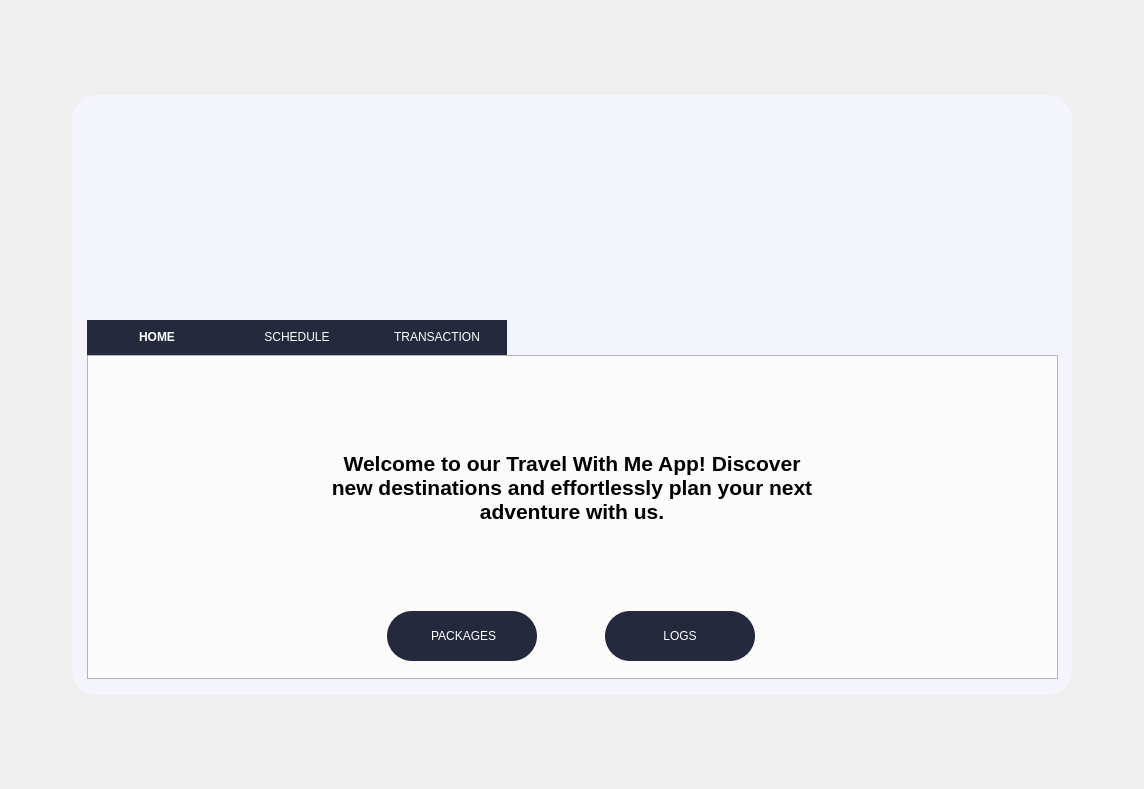
<?xml version="1.0" encoding="UTF-8"?>
<ui version="4.0">
 <class>MAIN</class>
 <widget class="QMainWindow" name="MAIN">
  <property name="geometry">
   <rect>
    <x>0</x>
    <y>0</y>
    <width>1144</width>
    <height>789</height>
   </rect>
  </property>
  <property name="minimumSize">
   <size>
    <width>1000</width>
    <height>600</height>
   </size>
  </property>
  <property name="windowTitle">
   <string>Travel With Me</string>
  </property>
  <property name="styleSheet">
   <string notr="true">QMainWindow {
    border-image: url(:/img/BGMAIN.jpg);
}

QTabWidget::tab-bar {
    alignment: center;
}

QTabBar::tab {
    background-color: #24293E;
    color: white;
    padding: 10px;
    min-width: 120px;
    border-bottom: 1px solid #24293E;
}

QTabBar::tab:selected {
    font-weight: bold;
}

QTabWidget::pane {
    background-color: #FFFFFF;
}

#frame_2 {
    border-radius: 25px;
    background-color: #f4f5fc;
}

#bgmode {
    background-color: transparent;
    background: transparent;
    border: transparent;
}

#logoutbtn {
    background-color: transparent;
    background: transparent;
    border: transparent;
}

#frame,
#frame_3,
#frame_4 {
    background: qlineargradient(spread:pad, x1:0, y1:1, x2:1, y2:0,
            stop:0 #f4f5fc,
            stop:0.25 #eaebf0,
            stop:0.5 #e0e0e4,
            stop:0.75 #d6d6d8,
            stop:1 #cccccc);
    border-radius: 5px;
}

#framebg {
    background: #f4f5fc;
    border-radius: 25px;
}

#packagesbtn,
#logsbtn {
    border-radius: 25px;
    color: white;
    background-color: #24293e;
}

#label_3,
#Label_4 {
    height: 256px;
    width: 200px;
}

/* General QCalendarWidget Style */
QCalendarWidget {
    background-color: #ffffff;
    border: 1px solid #cccccc;
    border-radius: 8px;
    font-family: &quot;Segoe UI&quot;, &quot;Arial&quot;, sans-serif;
    font-size: 14px;
    color: #333333;
}

/* Navigation Bar */
QCalendarWidget QToolButton {
    color: #ffffff;
    background-color: #24293E;
    border: none;
    border-radius: 4px;
    padding: 5px;
}

QCalendarWidget QToolButton:hover {
    font-style: bold;
}

QCalendarWidget QToolButton::disabled {
    background-color: #9E9E9E;
}

/* Header (Month/Year) */
QCalendarWidget QWidget#qt_calendar_navigationbar {
    background-color: #24293E;
    color: #ffffff;
    border-top-left-radius: 8px;
    border-top-right-radius: 8px;
}

QCalendarWidget QToolButton::menu-indicator {
    image: none;
}

/* Day Headers (e.g., Mon, Tue) */
QCalendarWidget QTableView {
    border: none;
}

QCalendarWidget QHeaderView::section {
    color: #333333;
    background-color: #f2f2f2;
    border: none;
    padding: 5px;
}

/* Day Cells */
QCalendarWidget QTableView::item {
    border: none;
    padding: 5px;
}

QCalendarWidget QTableView::item:selected {
    background-color: #4CAF50;
    color: #ffffff;
}

QCalendarWidget QTableView::item:hover {
    background-color: #a5d6a7;
    color: #333333;
}

/* Today Highlight */
QCalendarWidget QWidget#qt_calendar_today {
    border: 1px solid #4CAF50;
    background-color: #ffffff;
    color: #4CAF50;
    border-radius: 4px;
}

QCalendarWidget QWidget#qt_calendar_today::hover {
    background-color: #e8f5e9;
    border: 1px solid #4CAF50;
}

/* Navigation Buttons */
QCalendarWidget QToolButton::left-arrow {
    image: url(:/icons/left-arrow.png);
    /* Ensure you have an appropriate icon */
}

QCalendarWidget QToolButton::right-arrow {
    image: url(:/icons/right-arrow.png);
    /* Ensure you have an appropriate icon */
}

QCalendarWidget {
    border: 1px solid black;
}

#addbtn,
#editbtn,
#delbtn {
    border-radius: 25px;
    color: white;
    background-color: #24293e;
    padding-top: 20px;
    padding-bottom: 20px;
}

QTableWidget {
    border: 1px solid #dcdcdc;
    border-radius: 10px;
    background-color: #f8f8f8;
    font-size: 14px;
    font-family: Arial, Helvetica, sans-serif;
    color: #333333;
}

QTableWidget::item:selected {
    background-color: #00aaff;
    color: #ffffff;
}

QHeaderView::section {
    background-color: #e0e0e0;
    color: #333333;
    padding: 8px;
    border: none;
    border-bottom: 1px solid #dcdcdc;
}

QHeaderView::section:horizontal {
    border-right: 1px solid #dcdcdc;
}

QTableCornerButton::section {
    background-color: #e0e0e0;
    border: none;
    border-bottom: 1px solid #dcdcdc;
    border-right: 1px solid #dcdcdc;
}

QScrollBar:vertical {
    background: #f8f8f8;
    width: 15px;
    margin: 0px 3px 0px 3px;
    border-radius: 4px;
}

QScrollBar::handle:vertical {
    background: #c0c0c0;
    min-height: 20px;
    border-radius: 4px;
}

QScrollBar::add-line:vertical,
QScrollBar::sub-line:vertical {
    height: 0;
}

QScrollBar::add-page:vertical,
QScrollBar::sub-page:vertical {
    background: none;
}

QScrollBar:horizontal {
    background: #f8f8f8;
    height: 15px;
    margin: 3px 0px 3px 0px;
    border-radius: 4px;
}

QScrollBar::handle:horizontal {
    background: #c0c0c0;
    min-width: 20px;
    border-radius: 4px;
}

QScrollBar::add-line:horizontal,
QScrollBar::sub-line:horizontal {
    width: 0;
}

QScrollBar::add-page:horizontal,
QScrollBar::sub-page:horizontal {
    background: none;
}
</string>
  </property>
  <widget class="QWidget" name="centralwidget">
   <layout class="QGridLayout" name="gridLayout">
    <item row="1" column="0">
     <spacer name="horizontalSpacer_2">
      <property name="orientation">
       <enum>Qt::Horizontal</enum>
      </property>
      <property name="sizeHint" stdset="0">
       <size>
        <width>40</width>
        <height>20</height>
       </size>
      </property>
     </spacer>
    </item>
    <item row="1" column="3">
     <spacer name="horizontalSpacer">
      <property name="orientation">
       <enum>Qt::Horizontal</enum>
      </property>
      <property name="sizeHint" stdset="0">
       <size>
        <width>40</width>
        <height>20</height>
       </size>
      </property>
     </spacer>
    </item>
    <item row="2" column="1">
     <spacer name="verticalSpacer">
      <property name="orientation">
       <enum>Qt::Vertical</enum>
      </property>
      <property name="sizeHint" stdset="0">
       <size>
        <width>20</width>
        <height>40</height>
       </size>
      </property>
     </spacer>
    </item>
    <item row="0" column="2">
     <spacer name="verticalSpacer_4">
      <property name="orientation">
       <enum>Qt::Vertical</enum>
      </property>
      <property name="sizeHint" stdset="0">
       <size>
        <width>20</width>
        <height>40</height>
       </size>
      </property>
     </spacer>
    </item>
    <item row="2" column="2">
     <spacer name="verticalSpacer_2">
      <property name="orientation">
       <enum>Qt::Vertical</enum>
      </property>
      <property name="sizeHint" stdset="0">
       <size>
        <width>20</width>
        <height>40</height>
       </size>
      </property>
     </spacer>
    </item>
    <item row="1" column="1" colspan="2">
     <widget class="QFrame" name="framebg">
      <property name="sizePolicy">
       <sizepolicy hsizetype="Expanding" vsizetype="Expanding">
        <horstretch>0</horstretch>
        <verstretch>0</verstretch>
       </sizepolicy>
      </property>
      <property name="minimumSize">
       <size>
        <width>1000</width>
        <height>600</height>
       </size>
      </property>
      <property name="maximumSize">
       <size>
        <width>16777215</width>
        <height>16777215</height>
       </size>
      </property>
      <property name="mouseTracking">
       <bool>false</bool>
      </property>
      <property name="styleSheet">
       <string notr="true"/>
      </property>
      <property name="frameShape">
       <enum>QFrame::StyledPanel</enum>
      </property>
      <property name="frameShadow">
       <enum>QFrame::Raised</enum>
      </property>
      <widget class="QLabel" name="label">
       <property name="geometry">
        <rect>
         <x>20</x>
         <y>40</y>
         <width>950</width>
         <height>161</height>
        </rect>
       </property>
       <property name="maximumSize">
        <size>
         <width>950</width>
         <height>200</height>
        </size>
       </property>
       <property name="text">
        <string/>
       </property>
       <property name="pixmap">
        <pixmap resource="../icons/icons.qrc">:/img/BGL.png</pixmap>
       </property>
      </widget>
      <widget class="QTabWidget" name="tabWidget">
       <property name="geometry">
        <rect>
         <x>15</x>
         <y>225</y>
         <width>971</width>
         <height>360</height>
        </rect>
       </property>
       <property name="sizePolicy">
        <sizepolicy hsizetype="Preferred" vsizetype="Preferred">
         <horstretch>0</horstretch>
         <verstretch>0</verstretch>
        </sizepolicy>
       </property>
       <property name="minimumSize">
        <size>
         <width>971</width>
         <height>360</height>
        </size>
       </property>
       <property name="maximumSize">
        <size>
         <width>971</width>
         <height>360</height>
        </size>
       </property>
       <property name="styleSheet">
        <string notr="true"/>
       </property>
       <property name="currentIndex">
        <number>0</number>
       </property>
       <widget class="QWidget" name="home">
        <attribute name="title">
         <string>HOME</string>
        </attribute>
        <layout class="QHBoxLayout" name="horizontalLayout_2" stretch="0">
         <property name="spacing">
          <number>0</number>
         </property>
         <property name="sizeConstraint">
          <enum>QLayout::SetDefaultConstraint</enum>
         </property>
         <property name="leftMargin">
          <number>0</number>
         </property>
         <property name="topMargin">
          <number>0</number>
         </property>
         <property name="rightMargin">
          <number>0</number>
         </property>
         <property name="bottomMargin">
          <number>0</number>
         </property>
         <item>
          <widget class="QFrame" name="frame">
           <property name="sizePolicy">
            <sizepolicy hsizetype="Preferred" vsizetype="Preferred">
             <horstretch>0</horstretch>
             <verstretch>0</verstretch>
            </sizepolicy>
           </property>
           <property name="minimumSize">
            <size>
             <width>0</width>
             <height>0</height>
            </size>
           </property>
           <property name="maximumSize">
            <size>
             <width>970</width>
             <height>340</height>
            </size>
           </property>
           <property name="frameShape">
            <enum>QFrame::StyledPanel</enum>
           </property>
           <property name="frameShadow">
            <enum>QFrame::Raised</enum>
           </property>
           <layout class="QGridLayout" name="gridLayout_4">
            <item row="0" column="0">
             <layout class="QGridLayout" name="gridLayout_2">
              <property name="spacing">
               <number>0</number>
              </property>
              <item row="0" column="1">
               <widget class="QLabel" name="label_2">
                <property name="font">
                 <font>
                  <pointsize>16</pointsize>
                  <weight>75</weight>
                  <bold>true</bold>
                 </font>
                </property>
                <property name="text">
                 <string>Welcome to our Travel With Me App! Discover new destinations and effortlessly plan your next adventure with us.</string>
                </property>
                <property name="textFormat">
                 <enum>Qt::AutoText</enum>
                </property>
                <property name="alignment">
                 <set>Qt::AlignCenter</set>
                </property>
                <property name="wordWrap">
                 <bool>true</bool>
                </property>
               </widget>
              </item>
              <item row="0" column="0" rowspan="2">
               <widget class="QLabel" name="label_3">
                <property name="maximumSize">
                 <size>
                  <width>300</width>
                  <height>16777215</height>
                 </size>
                </property>
                <property name="text">
                 <string/>
                </property>
                <property name="pixmap">
                 <pixmap resource="../icons/icons.qrc">:/img/256X256LOGO.png</pixmap>
                </property>
                <property name="alignment">
                 <set>Qt::AlignCenter</set>
                </property>
               </widget>
              </item>
              <item row="0" column="2" rowspan="2">
               <widget class="QLabel" name="label_4">
                <property name="text">
                 <string/>
                </property>
                <property name="pixmap">
                 <pixmap resource="../icons/icons.qrc">:/img/256LOGO2.png</pixmap>
                </property>
                <property name="alignment">
                 <set>Qt::AlignCenter</set>
                </property>
               </widget>
              </item>
              <item row="1" column="1">
               <layout class="QHBoxLayout" name="horizontalLayout_5" stretch="0,0">
                <property name="spacing">
                 <number>1</number>
                </property>
                <property name="sizeConstraint">
                 <enum>QLayout::SetDefaultConstraint</enum>
                </property>
                <property name="bottomMargin">
                 <number>10</number>
                </property>
                <item>
                 <widget class="QPushButton" name="packagesbtn">
                  <property name="sizePolicy">
                   <sizepolicy hsizetype="Minimum" vsizetype="Fixed">
                    <horstretch>0</horstretch>
                    <verstretch>0</verstretch>
                   </sizepolicy>
                  </property>
                  <property name="minimumSize">
                   <size>
                    <width>150</width>
                    <height>50</height>
                   </size>
                  </property>
                  <property name="maximumSize">
                   <size>
                    <width>150</width>
                    <height>50</height>
                   </size>
                  </property>
                  <property name="text">
                   <string> PACKAGES</string>
                  </property>
                 </widget>
                </item>
                <item>
                 <widget class="QPushButton" name="logsbtn">
                  <property name="minimumSize">
                   <size>
                    <width>150</width>
                    <height>50</height>
                   </size>
                  </property>
                  <property name="maximumSize">
                   <size>
                    <width>150</width>
                    <height>50</height>
                   </size>
                  </property>
                  <property name="text">
                   <string>LOGS</string>
                  </property>
                 </widget>
                </item>
               </layout>
              </item>
             </layout>
            </item>
           </layout>
          </widget>
         </item>
        </layout>
       </widget>
       <widget class="QWidget" name="schedule">
        <attribute name="title">
         <string>SCHEDULE</string>
        </attribute>
        <layout class="QHBoxLayout" name="horizontalLayout_3">
         <property name="spacing">
          <number>0</number>
         </property>
         <property name="leftMargin">
          <number>0</number>
         </property>
         <property name="topMargin">
          <number>0</number>
         </property>
         <property name="rightMargin">
          <number>0</number>
         </property>
         <property name="bottomMargin">
          <number>0</number>
         </property>
         <item>
          <widget class="QFrame" name="frame_4">
           <property name="styleSheet">
            <string notr="true"/>
           </property>
           <property name="frameShape">
            <enum>QFrame::StyledPanel</enum>
           </property>
           <property name="frameShadow">
            <enum>QFrame::Raised</enum>
           </property>
           <layout class="QGridLayout" name="gridLayout_5">
            <item row="0" column="0">
             <layout class="QHBoxLayout" name="horizontalLayout_6">
              <item>
               <widget class="QCalendarWidget" name="calendarWidget">
                <property name="sizePolicy">
                 <sizepolicy hsizetype="Preferred" vsizetype="Preferred">
                  <horstretch>0</horstretch>
                  <verstretch>0</verstretch>
                 </sizepolicy>
                </property>
                <property name="minimumSize">
                 <size>
                  <width>50</width>
                  <height>50</height>
                 </size>
                </property>
                <property name="maximumSize">
                 <size>
                  <width>500</width>
                  <height>16777215</height>
                 </size>
                </property>
                <property name="cursor">
                 <cursorShape>ArrowCursor</cursorShape>
                </property>
                <property name="contextMenuPolicy">
                 <enum>Qt::DefaultContextMenu</enum>
                </property>
                <property name="layoutDirection">
                 <enum>Qt::LeftToRight</enum>
                </property>
                <property name="autoFillBackground">
                 <bool>false</bool>
                </property>
                <property name="locale">
                 <locale language="English" country="Philippines"/>
                </property>
                <property name="inputMethodHints">
                 <set>Qt::ImhNone</set>
                </property>
                <property name="firstDayOfWeek">
                 <enum>Qt::Sunday</enum>
                </property>
                <property name="gridVisible">
                 <bool>false</bool>
                </property>
                <property name="selectionMode">
                 <enum>QCalendarWidget::SingleSelection</enum>
                </property>
                <property name="horizontalHeaderFormat">
                 <enum>QCalendarWidget::SingleLetterDayNames</enum>
                </property>
                <property name="verticalHeaderFormat">
                 <enum>QCalendarWidget::NoVerticalHeader</enum>
                </property>
                <property name="navigationBarVisible">
                 <bool>true</bool>
                </property>
                <property name="dateEditEnabled">
                 <bool>false</bool>
                </property>
               </widget>
              </item>
              <item>
               <widget class="QScrollArea" name="scrollArea">
                <property name="widgetResizable">
                 <bool>true</bool>
                </property>
                <widget class="QWidget" name="scrollcontent">
                 <property name="geometry">
                  <rect>
                   <x>0</x>
                   <y>0</y>
                   <width>470</width>
                   <height>304</height>
                  </rect>
                 </property>
                 <layout class="QGridLayout" name="gridLayout_6">
                  <item row="0" column="0">
                   <widget class="QFrame" name="profileframe">
                    <property name="frameShape">
                     <enum>QFrame::StyledPanel</enum>
                    </property>
                    <property name="frameShadow">
                     <enum>QFrame::Raised</enum>
                    </property>
                    <layout class="QGridLayout" name="gridLayout_7"/>
                   </widget>
                  </item>
                 </layout>
                </widget>
               </widget>
              </item>
             </layout>
            </item>
           </layout>
          </widget>
         </item>
        </layout>
       </widget>
       <widget class="QWidget" name="transaction">
        <attribute name="title">
         <string>TRANSACTION</string>
        </attribute>
        <layout class="QHBoxLayout" name="horizontalLayout_7">
         <property name="spacing">
          <number>0</number>
         </property>
         <property name="leftMargin">
          <number>0</number>
         </property>
         <property name="topMargin">
          <number>0</number>
         </property>
         <property name="rightMargin">
          <number>0</number>
         </property>
         <property name="bottomMargin">
          <number>0</number>
         </property>
         <item>
          <widget class="QFrame" name="frame_3">
           <property name="frameShape">
            <enum>QFrame::StyledPanel</enum>
           </property>
           <property name="frameShadow">
            <enum>QFrame::Raised</enum>
           </property>
           <layout class="QGridLayout" name="gridLayout_3">
            <property name="leftMargin">
             <number>0</number>
            </property>
            <property name="topMargin">
             <number>0</number>
            </property>
            <property name="rightMargin">
             <number>0</number>
            </property>
            <property name="bottomMargin">
             <number>0</number>
            </property>
            <property name="spacing">
             <number>0</number>
            </property>
            <item row="0" column="0">
             <widget class="QTableWidget" name="tableWidget">
              <property name="styleSheet">
               <string notr="true"/>
              </property>
              <property name="gridStyle">
               <enum>Qt::SolidLine</enum>
              </property>
              <property name="wordWrap">
               <bool>false</bool>
              </property>
              <property name="rowCount">
               <number>0</number>
              </property>
              <attribute name="horizontalHeaderCascadingSectionResizes">
               <bool>false</bool>
              </attribute>
              <attribute name="horizontalHeaderDefaultSectionSize">
               <number>90</number>
              </attribute>
              <attribute name="horizontalHeaderHighlightSections">
               <bool>false</bool>
              </attribute>
              <attribute name="horizontalHeaderStretchLastSection">
               <bool>true</bool>
              </attribute>
              <column>
               <property name="text">
                <string>ID</string>
               </property>
              </column>
              <column>
               <property name="text">
                <string>NAME</string>
               </property>
              </column>
              <column>
               <property name="text">
                <string>CONTACT#</string>
               </property>
              </column>
              <column>
               <property name="text">
                <string>DATE</string>
               </property>
              </column>
              <column>
               <property name="text">
                <string>TIME</string>
               </property>
              </column>
              <column>
               <property name="text">
                <string>CLIENTS#</string>
               </property>
              </column>
              <column>
               <property name="text">
                <string>LOCATION</string>
               </property>
              </column>
              <column>
               <property name="text">
                <string>PACKAGE</string>
               </property>
              </column>
              <column>
               <property name="text">
                <string>DESTINATION</string>
               </property>
              </column>
              <column>
               <property name="text">
                <string>COST</string>
               </property>
              </column>
             </widget>
            </item>
            <item row="1" column="0">
             <layout class="QHBoxLayout" name="horizontalLayout">
              <property name="spacing">
               <number>10</number>
              </property>
              <property name="leftMargin">
               <number>5</number>
              </property>
              <property name="topMargin">
               <number>10</number>
              </property>
              <property name="rightMargin">
               <number>5</number>
              </property>
              <property name="bottomMargin">
               <number>10</number>
              </property>
              <item>
               <spacer name="horizontalSpacer_3">
                <property name="orientation">
                 <enum>Qt::Horizontal</enum>
                </property>
                <property name="sizeHint" stdset="0">
                 <size>
                  <width>40</width>
                  <height>20</height>
                 </size>
                </property>
               </spacer>
              </item>
              <item>
               <widget class="QPushButton" name="addbtn">
                <property name="minimumSize">
                 <size>
                  <width>150</width>
                  <height>50</height>
                 </size>
                </property>
                <property name="maximumSize">
                 <size>
                  <width>150</width>
                  <height>50</height>
                 </size>
                </property>
                <property name="text">
                 <string>ADD</string>
                </property>
               </widget>
              </item>
              <item>
               <widget class="QPushButton" name="editbtn">
                <property name="minimumSize">
                 <size>
                  <width>150</width>
                  <height>50</height>
                 </size>
                </property>
                <property name="maximumSize">
                 <size>
                  <width>150</width>
                  <height>50</height>
                 </size>
                </property>
                <property name="text">
                 <string>EDIT</string>
                </property>
               </widget>
              </item>
              <item>
               <widget class="QPushButton" name="delbtn">
                <property name="minimumSize">
                 <size>
                  <width>150</width>
                  <height>50</height>
                 </size>
                </property>
                <property name="maximumSize">
                 <size>
                  <width>150</width>
                  <height>50</height>
                 </size>
                </property>
                <property name="text">
                 <string>DELETE</string>
                </property>
               </widget>
              </item>
              <item>
               <spacer name="horizontalSpacer_4">
                <property name="orientation">
                 <enum>Qt::Horizontal</enum>
                </property>
                <property name="sizeHint" stdset="0">
                 <size>
                  <width>40</width>
                  <height>20</height>
                 </size>
                </property>
               </spacer>
              </item>
             </layout>
            </item>
           </layout>
          </widget>
         </item>
        </layout>
       </widget>
      </widget>
      <widget class="QFrame" name="frame_2">
       <property name="geometry">
        <rect>
         <x>20</x>
         <y>20</y>
         <width>141</width>
         <height>71</height>
        </rect>
       </property>
       <layout class="QHBoxLayout" name="horizontalLayout_4">
        <property name="spacing">
         <number>0</number>
        </property>
        <property name="leftMargin">
         <number>0</number>
        </property>
        <property name="topMargin">
         <number>0</number>
        </property>
        <property name="rightMargin">
         <number>0</number>
        </property>
        <property name="bottomMargin">
         <number>0</number>
        </property>
        <item>
         <widget class="QPushButton" name="logoutbtn">
          <property name="sizePolicy">
           <sizepolicy hsizetype="Preferred" vsizetype="Preferred">
            <horstretch>0</horstretch>
            <verstretch>0</verstretch>
           </sizepolicy>
          </property>
          <property name="minimumSize">
           <size>
            <width>64</width>
            <height>64</height>
           </size>
          </property>
          <property name="maximumSize">
           <size>
            <width>64</width>
            <height>64</height>
           </size>
          </property>
          <property name="styleSheet">
           <string notr="true"/>
          </property>
          <property name="text">
           <string/>
          </property>
          <property name="icon">
           <iconset resource="../icons/icons.qrc">
            <normaloff>:/img/logout.png</normaloff>:/img/logout.png</iconset>
          </property>
          <property name="iconSize">
           <size>
            <width>32</width>
            <height>32</height>
           </size>
          </property>
          <property name="flat">
           <bool>true</bool>
          </property>
         </widget>
        </item>
        <item>
         <widget class="QPushButton" name="bgmode">
          <property name="enabled">
           <bool>true</bool>
          </property>
          <property name="sizePolicy">
           <sizepolicy hsizetype="Preferred" vsizetype="Preferred">
            <horstretch>0</horstretch>
            <verstretch>0</verstretch>
           </sizepolicy>
          </property>
          <property name="minimumSize">
           <size>
            <width>64</width>
            <height>64</height>
           </size>
          </property>
          <property name="maximumSize">
           <size>
            <width>64</width>
            <height>64</height>
           </size>
          </property>
          <property name="layoutDirection">
           <enum>Qt::LeftToRight</enum>
          </property>
          <property name="autoFillBackground">
           <bool>false</bool>
          </property>
          <property name="text">
           <string/>
          </property>
          <property name="icon">
           <iconset resource="../icons/icons.qrc">
            <normaloff>:/img/DRKMODE.png</normaloff>:/img/DRKMODE.png</iconset>
          </property>
          <property name="iconSize">
           <size>
            <width>32</width>
            <height>32</height>
           </size>
          </property>
          <property name="flat">
           <bool>false</bool>
          </property>
         </widget>
        </item>
       </layout>
      </widget>
     </widget>
    </item>
    <item row="0" column="1">
     <spacer name="verticalSpacer_3">
      <property name="orientation">
       <enum>Qt::Vertical</enum>
      </property>
      <property name="sizeHint" stdset="0">
       <size>
        <width>20</width>
        <height>40</height>
       </size>
      </property>
     </spacer>
    </item>
   </layout>
  </widget>
 </widget>
 <resources>
  <include location="../icons/icons.qrc"/>
 </resources>
 <connections/>
</ui>
